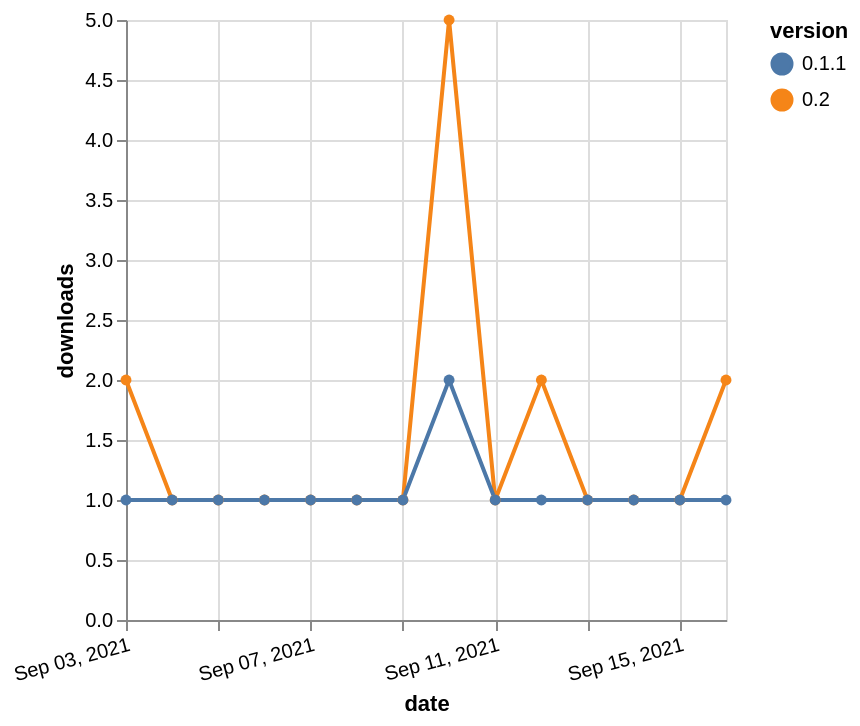

Write a Vega-Lite specification for this figure.
### Vega-Lite specification from a JSON file in a GitHub repository (floating-point values rounded to 4 significant figures)
{"$schema": "https://vega.github.io/schema/vega-lite/v5.json", "description": "A simple bar chart with embedded data.", "data": {"values": [{"date": "2021-09-03", "total": 251, "delta": 2, "version": "0.2"}, {"date": "2021-09-04", "total": 252, "delta": 1, "version": "0.2"}, {"date": "2021-09-05", "total": 253, "delta": 1, "version": "0.2"}, {"date": "2021-09-06", "total": 254, "delta": 1, "version": "0.2"}, {"date": "2021-09-07", "total": 255, "delta": 1, "version": "0.2"}, {"date": "2021-09-08", "total": 256, "delta": 1, "version": "0.2"}, {"date": "2021-09-09", "total": 257, "delta": 1, "version": "0.2"}, {"date": "2021-09-10", "total": 262, "delta": 5, "version": "0.2"}, {"date": "2021-09-11", "total": 263, "delta": 1, "version": "0.2"}, {"date": "2021-09-12", "total": 265, "delta": 2, "version": "0.2"}, {"date": "2021-09-13", "total": 266, "delta": 1, "version": "0.2"}, {"date": "2021-09-14", "total": 267, "delta": 1, "version": "0.2"}, {"date": "2021-09-15", "total": 268, "delta": 1, "version": "0.2"}, {"date": "2021-09-16", "total": 270, "delta": 2, "version": "0.2"}, {"date": "2021-09-03", "total": 229, "delta": 1, "version": "0.1.1"}, {"date": "2021-09-04", "total": 230, "delta": 1, "version": "0.1.1"}, {"date": "2021-09-05", "total": 231, "delta": 1, "version": "0.1.1"}, {"date": "2021-09-06", "total": 232, "delta": 1, "version": "0.1.1"}, {"date": "2021-09-07", "total": 233, "delta": 1, "version": "0.1.1"}, {"date": "2021-09-08", "total": 234, "delta": 1, "version": "0.1.1"}, {"date": "2021-09-09", "total": 235, "delta": 1, "version": "0.1.1"}, {"date": "2021-09-10", "total": 237, "delta": 2, "version": "0.1.1"}, {"date": "2021-09-11", "total": 238, "delta": 1, "version": "0.1.1"}, {"date": "2021-09-12", "total": 239, "delta": 1, "version": "0.1.1"}, {"date": "2021-09-13", "total": 240, "delta": 1, "version": "0.1.1"}, {"date": "2021-09-14", "total": 241, "delta": 1, "version": "0.1.1"}, {"date": "2021-09-15", "total": 242, "delta": 1, "version": "0.1.1"}, {"date": "2021-09-16", "total": 243, "delta": 1, "version": "0.1.1"}]}, "width": "container", "mark": {"type": "line", "point": {"filled": true}}, "encoding": {"x": {"field": "date", "type": "temporal", "timeUnit": "yearmonthdate", "title": "date", "axis": {"labelAngle": -15}}, "y": {"field": "delta", "type": "quantitative", "title": "downloads"}, "color": {"field": "version", "type": "nominal"}, "tooltip": {"field": "delta"}}}
